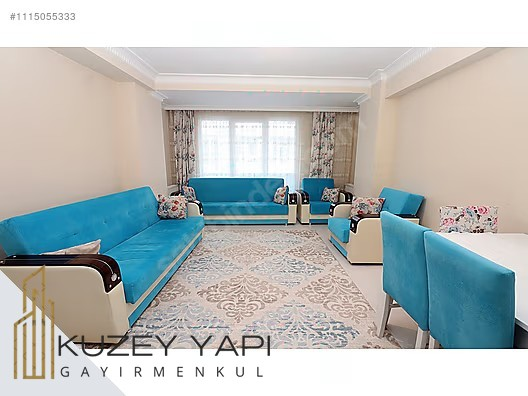
#> input picture media/photos/listing_1115055333/listing_1115055333_1.jpg, 528 x 396 px
$ python -i utils.py   (imports and definitions only)
#> lines starting #> are read from the running program, lines starting #| are printed output that depends on the picture
#> in add_corner_triangle_to_file, im is the input picture: PIL image 528x396 RGB; mean R, G, B 184.6, 189, 187.3
from __future__ import annotations

import os
import math
import shutil
from typing import Optional, Tuple

from PIL import Image, ImageOps, ImageDraw


def _ensure_backup(image_path: str) -> None:
    """Copy the original file once into an 'originals/' folder next to it."""
    try:
        folder = os.path.dirname(image_path)
        name = os.path.basename(image_path)
        originals = os.path.join(folder, 'originals')
        os.makedirs(originals, exist_ok=True)
        backup_path = os.path.join(originals, name)
        if not os.path.exists(backup_path):
            shutil.copy2(image_path, backup_path)
    except Exception:
        # Best-effort; failures shouldn't block processing
        pass


# [149 lines left out: functions _parse_ratio, crop_to_ratio, add_frame, _paste_with_opacity, apply_watermark, process_image, not called in this run]


def _avg_color_in_region(image: Image.Image, box: tuple) -> tuple:
    try:
        region = image.crop(box)
        if region.mode not in ("RGB", "RGBA"):
            region = region.convert("RGB")
        # Downsize for speed, then average
        small = region.resize((1, 1), Image.BILINEAR)
        px = small.getpixel((0, 0))
        if isinstance(px, tuple):
            return px[:3]
        return (int(px), int(px), int(px))
    except Exception:
        return (0, 0, 0)


def apply_corner_triangle(
    image: Image.Image,
    corner: str = "bottom_left",
    size_ratio: float = 0.24,
    color: str | tuple | None = None,
    opacity: float = 1.0,
) -> Image.Image:
    """Draw a filled right triangle at a corner to occlude a logo.

    - corner: one of 'bottom_left', 'bottom_right', 'top_left', 'top_right'
    - size_ratio: leg length as a fraction of image width
    - color: hex string, RGB tuple, or None to auto-pick from nearby region
    - opacity: 0..1
    """
#> called with corner = 'bottom_left', size_ratio = 0.24, opacity = 1
    if image.mode != "RGBA":
        base = image.convert("RGBA")
    else:
        base = image.copy()

    W, H = base.size
#> W = 528; H = 396
    if W <= 1 or H <= 1:
        return image

    try:
        r = max(0.02, min(float(size_ratio or 0.24), 0.9))
    except Exception:
        r = 0.24
    L = max(2, int(W * r))
#> L = 126

    # Auto color from corner region if not provided
    col = color
    if col is None:
        pad = max(4, int(min(W, H) * 0.12))
#> pad = 47
        if corner == "bottom_left":
            box = (0, max(0, H - pad), min(pad, W), H)
#> box = (0, 349, 47, 396)
        elif corner == "bottom_right":
            box = (max(0, W - pad), max(0, H - pad), W, H)
        elif corner == "top_left":
            box = (0, 0, min(pad, W), min(pad, H))
        else:  # top_right
            box = (max(0, W - pad), 0, W, min(pad, H))
        col = _avg_color_in_region(base, box)
#> in _avg_color_in_region, `region = image.crop(box)`:
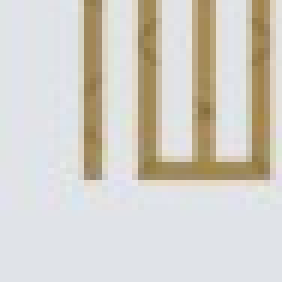
#> region: PIL image 47x47 RGBA (shown 6 times larger); mean R, G, B, A 211.9, 208.4, 200.6, 255
#> in _avg_color_in_region, `px = small.getpixel((0, 0))`: px = (210, 206, 197, 255)
#> col = (210, 206, 197)

    # Normalize color
    if isinstance(col, str):
        # hex like #rrggbb
        c = col.lstrip('#')
        try:
            col_t = tuple(int(c[i:i+2], 16) for i in (0, 2, 4))
        except Exception:
            col_t = (0, 0, 0)
    elif isinstance(col, tuple) and len(col) >= 3:
        col_t = tuple(int(max(0, min(255, v))) for v in col[:3])
#> col_t = (210, 206, 197)
    else:
        col_t = (0, 0, 0)

    # Build triangle points
    if corner == "bottom_left":
        pts = [(0, H), (L, H), (0, max(0, H - L))]
#> pts = [(0, 396), (126, 396), (0, 270)]
    elif corner == "bottom_right":
        pts = [(W, H), (max(0, W - L), H), (W, max(0, H - L))]
    elif corner == "top_left":
        pts = [(0, 0), (L, 0), (0, min(H, L))]
    else:  # top_right
        pts = [(W, 0), (max(0, W - L), 0), (W, min(H, L))]

    # Draw on a transparent overlay to control opacity
    overlay = Image.new("RGBA", (W, H), (0, 0, 0, 0))
#> overlay: PIL image 528x396 RGBA; every value is 0
    draw = ImageDraw.Draw(overlay)
    a = int(max(0.0, min(1.0, float(opacity or 1.0))) * 255)
    draw.polygon(pts, fill=(col_t[0], col_t[1], col_t[2], a))

    out = Image.alpha_composite(base, overlay)
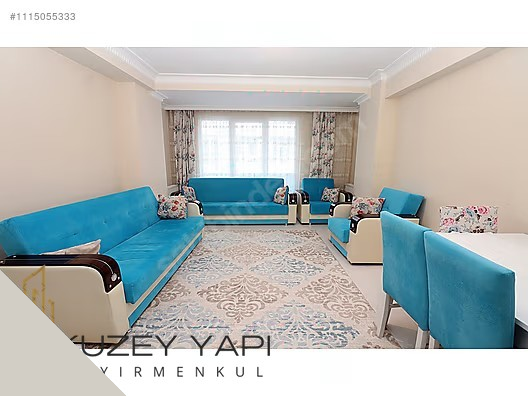
#> out: PIL image 528x396 RGBA; mean R, G, B, A 184.5, 188.9, 187, 255
    return out.convert(image.mode)


def add_corner_triangle_to_file(
    image_path: str,
    corner: str = "bottom_left",
    size_ratio: float = 0.24,
    color: str | tuple | None = None,
    opacity: float = 1.0,
) -> None:
    """Open an image, apply a corner triangle, and save back in-place."""
    _ensure_backup(image_path)
    with Image.open(image_path) as im:
        im = im.convert("RGB")
        out = apply_corner_triangle(im, corner=corner, size_ratio=size_ratio, color=color, opacity=opacity)
        out.save(image_path, quality=90, optimize=True)


# [31 lines left out: function add_logo_watermark_to_file, not called in this run]

>>> result = add_corner_triangle_to_file('../media/photos/listing_1115055333/listing_1115055333_1.jpg')

$ run again, on media/photos/listing_1115055333/listing_1115055333_2.jpg
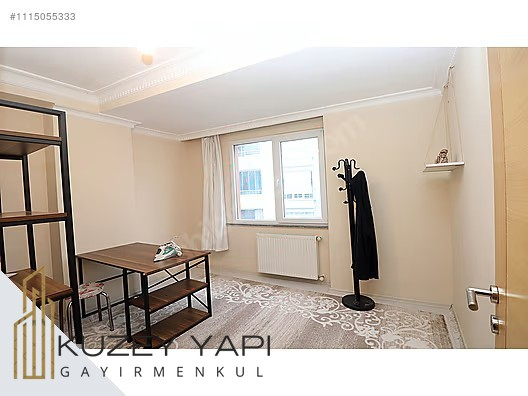
#> input picture media/photos/listing_1115055333/listing_1115055333_2.jpg, 528 x 396 px
#> in add_corner_triangle_to_file, im is the input picture: PIL image 528x396 RGB; mean R, G, B 198.6, 187.5, 176.2
#> px = (211, 207, 198, 255)
#> col = (211, 207, 198)
#> overlay: PIL image 528x396 RGBA; every value is 0
#> in apply_corner_triangle, `out = Image.alpha_composite(base, overlay)`:
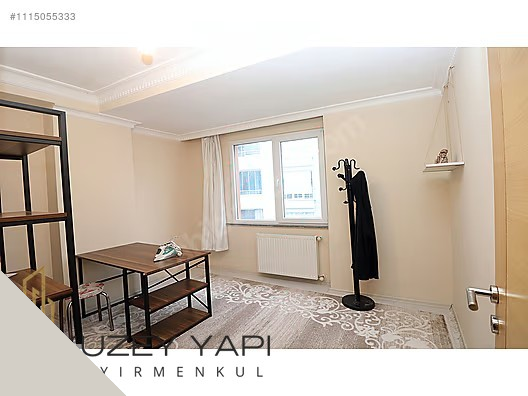
#> out: PIL image 528x396 RGBA; mean R, G, B, A 198.6, 187.4, 175.9, 255

$ run again, on media/photos/listing_1115055333/listing_1115055333_3.jpg
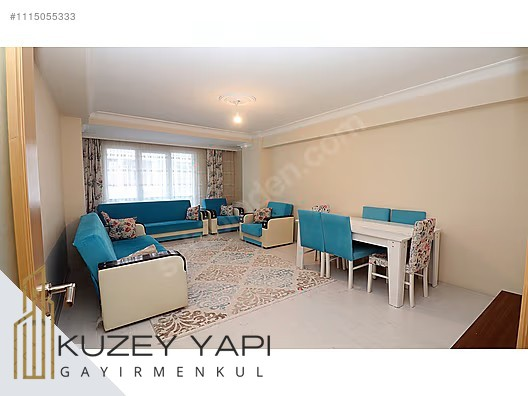
#> input picture media/photos/listing_1115055333/listing_1115055333_3.jpg, 528 x 396 px
#> in add_corner_triangle_to_file, im is the input picture: PIL image 528x396 RGB; mean R, G, B 189, 179.2, 168.9
#> px = (210, 206, 197, 255)
#> col = (210, 206, 197)
#> overlay: PIL image 528x396 RGBA; every value is 0
#> in apply_corner_triangle, `out = Image.alpha_composite(base, overlay)`:
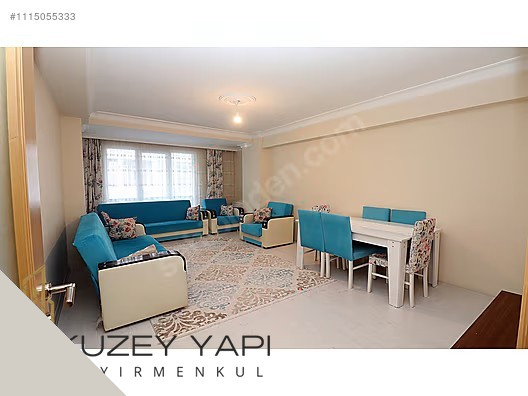
#> out: PIL image 528x396 RGBA; mean R, G, B, A 189, 179.1, 168.6, 255

$ run again, on media/photos/listing_1115055333/listing_1115055333_4.jpg
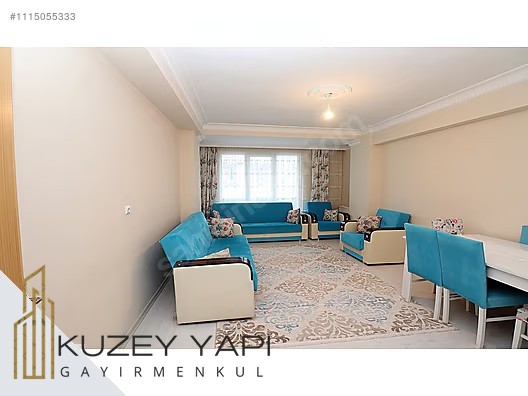
#> input picture media/photos/listing_1115055333/listing_1115055333_4.jpg, 528 x 396 px
#> in add_corner_triangle_to_file, im is the input picture: PIL image 528x396 RGB; mean R, G, B 198.8, 192.6, 184.7
#> px = (211, 207, 198, 255)
#> col = (211, 207, 198)
#> overlay: PIL image 528x396 RGBA; every value is 0
#> in apply_corner_triangle, `out = Image.alpha_composite(base, overlay)`:
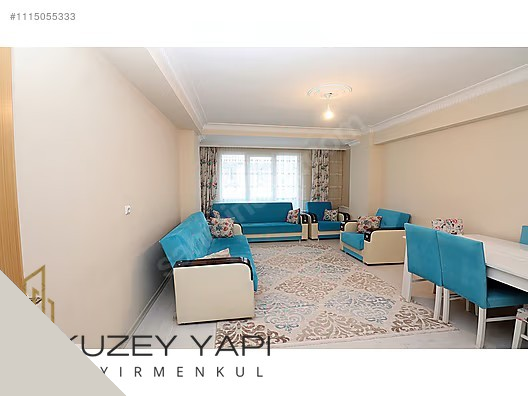
#> out: PIL image 528x396 RGBA; mean R, G, B, A 198.7, 192.5, 184.4, 255
